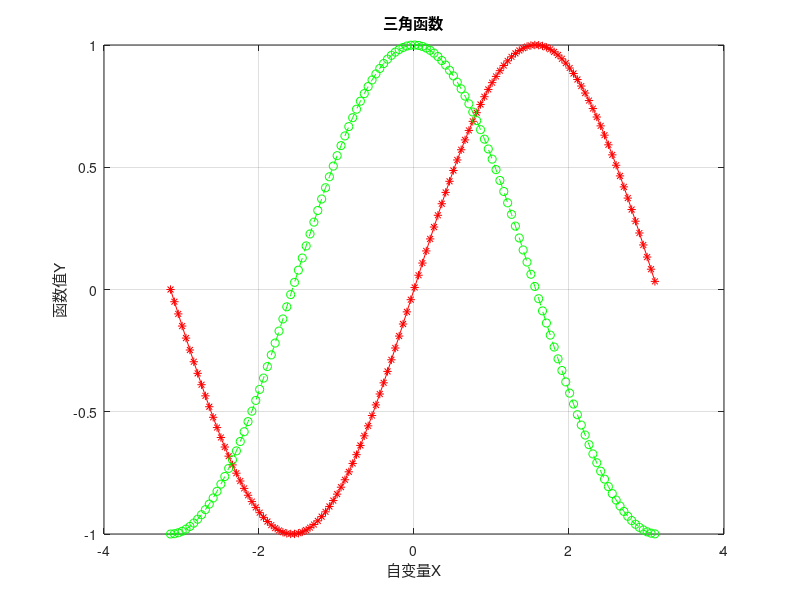

Recreate this plot in MATLAB.
% 图形的叠加
function Example03
h0=figure('toolbar','none',...
    'position',[200 150 450 350],...
    'name','Example03');
x=-pi:0.05:pi;
y1=sin(x);
y2=cos(x);
plot(x,y1,'-*r',x,y2,'--og');
grid on
xlabel('自变量X');
ylabel('函数值Y');
title('三角函数');
